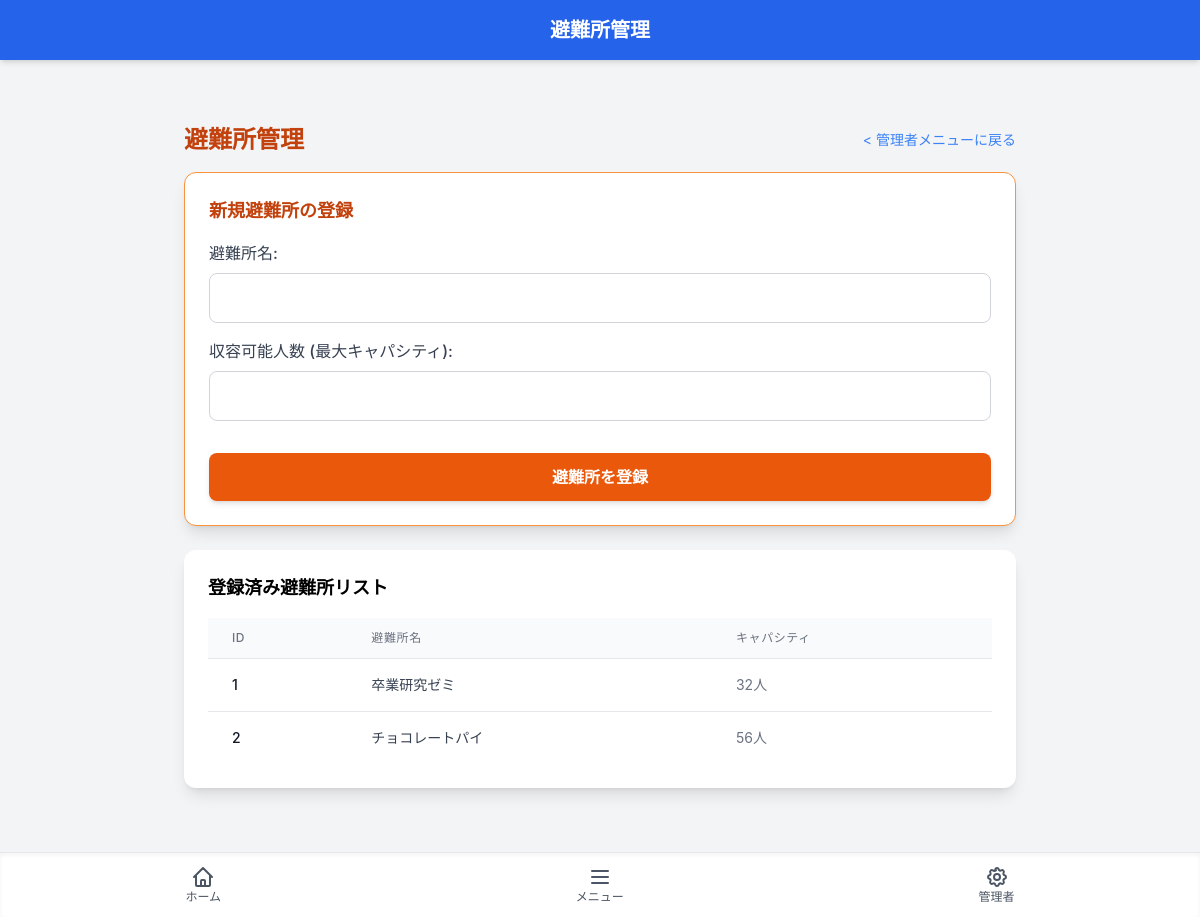
The page /admin/shelters (signed in) on the database its author committed.
### models.py (models this page shows)
class Shelter(db.Model):
    id = db.Column(db.Integer, primary_key=True)
    name = db.Column(db.String(100), nullable=False, unique=True)
    capacity = db.Column(db.Integer, nullable=False) # 収容可能人数

### app.py (the view, shortened to what this page needs)
@app.route('/admin/shelters', methods=['GET', 'POST'])
@login_required
@admin_required
def admin_shelter_management():
    try:
        shelters = Shelter.query.order_by(Shelter.id.asc()).all()
    except Exception as e:
        app.logger.error(f"Error fetching shelters: {e}")
        shelters = []
        flash('避難所情報の取得に失敗しました。', 'danger')
    return render_template('admin/shelter_management.html', title='避難所管理', shelters=shelters)

### app.py (called while the page is built)
@login_manager.user_loader
def load_user(user_id):
    return db.session.get(User, int(user_id))

def admin_required(f):
    @wraps(f)
    def decorated_function(*args, **kwargs):
        if not current_user.is_authenticated:
            return login_manager.unauthorized()
        if not current_user.is_admin:
            flash('このページにアクセスする権限がありません。', 'danger')
            return redirect(url_for('home'))
        return f(*args, **kwargs)
    return decorated_function

### templates/admin/shelter_management.html (shortened to what this page needs)
{% extends "layout.html" %}
{% block title %}避難所管理{% endblock %}
{% block content %}
<div class="p-4 md:p-8 max-w-4xl mx-auto">
    <div class="flex justify-between items-center mb-4">
        <h2 class="text-2xl font-bold text-orange-700">避難所管理</h2>
        <a href="{{ url_for('admin_menu') }}" class="text-sm text-blue-500 hover:underline">&lt; 管理者メニューに戻る</a>
    </div>
    <div class="bg-white p-6 rounded-xl shadow-lg mb-6 border border-orange-400">
        <h3 class="text-lg font-semibold mb-4 text-orange-700">新規避難所の登録</h3>
        <form method="POST" action="{{ url_for('admin_shelter_management') }}">
            <div class="mb-4">
                <label for="name" class="block text-gray-700 font-medium mb-1">避難所名:</label>
                <input type="text" id="name" name="name" required class="mt-1 p-3 w-full border border-gray-300 rounded-lg focus:outline-none focus:ring-2 focus:ring-orange-500">
            </div>
            <div class="mb-4">
                <label for="capacity" class="block text-gray-700 font-medium mb-1">収容可能人数 (最大キャパシティ):</label>
                <input type="number" id="capacity" name="capacity" required min="1" class="mt-1 p-3 w-full border border-gray-300 rounded-lg focus:outline-none focus:ring-2 focus:ring-orange-500">
            </div>
            <button type="submit" class="w-full bg-orange-600 text-white p-3 rounded-lg hover:bg-orange-700 transition-all font-semibold shadow-md cursor-pointer mt-4">
                避難所を登録
            </button>
        </form>
    </div>
    <div class="bg-white p-6 rounded-xl shadow-lg overflow-x-auto">
        <h3 class="text-lg font-semibold mb-4">登録済み避難所リスト</h3>
        <table class="min-w-full divide-y divide-gray-200">
            <thead class="bg-gray-50">
                <tr>
                    <th class="px-6 py-3 text-left text-xs font-medium text-gray-500 uppercase tracking-wider">ID</th>
                    <th class="px-6 py-3 text-left text-xs font-medium text-gray-500 uppercase tracking-wider">避難所名</th>
                    <th class="px-6 py-3 text-left text-xs font-medium text-gray-500 uppercase tracking-wider">キャパシティ</th>
                    </tr>
            </thead>
            <tbody class="bg-white divide-y divide-gray-200">
                {% for shelter in shelters %}
                <tr>
                    <td class="px-6 py-4 whitespace-nowrap text-sm font-medium text-gray-900">{{ shelter.id }}</td>
                    <td class="px-6 py-4 whitespace-nowrap text-sm text-gray-700">{{ shelter.name }}</td>
                    <td class="px-6 py-4 whitespace-nowrap text-sm text-gray-500">{{ shelter.capacity }}人</td>
                    </tr>
                {% else %}
                <tr>
                    <td colspan="3" class="px-6 py-4 whitespace-nowrap text-center text-sm text-gray-500">避難所が登録されていません。</td>
                </tr>
                {% endfor %}
            </tbody>
        </table>
    </div>
</div>
{% endblock %}

### rows shown on the page
Shelter: id "1", name "卒業研究ゼミ", capacity "32"
Shelter: id "2", name "チョコレートパイ", capacity "56"
